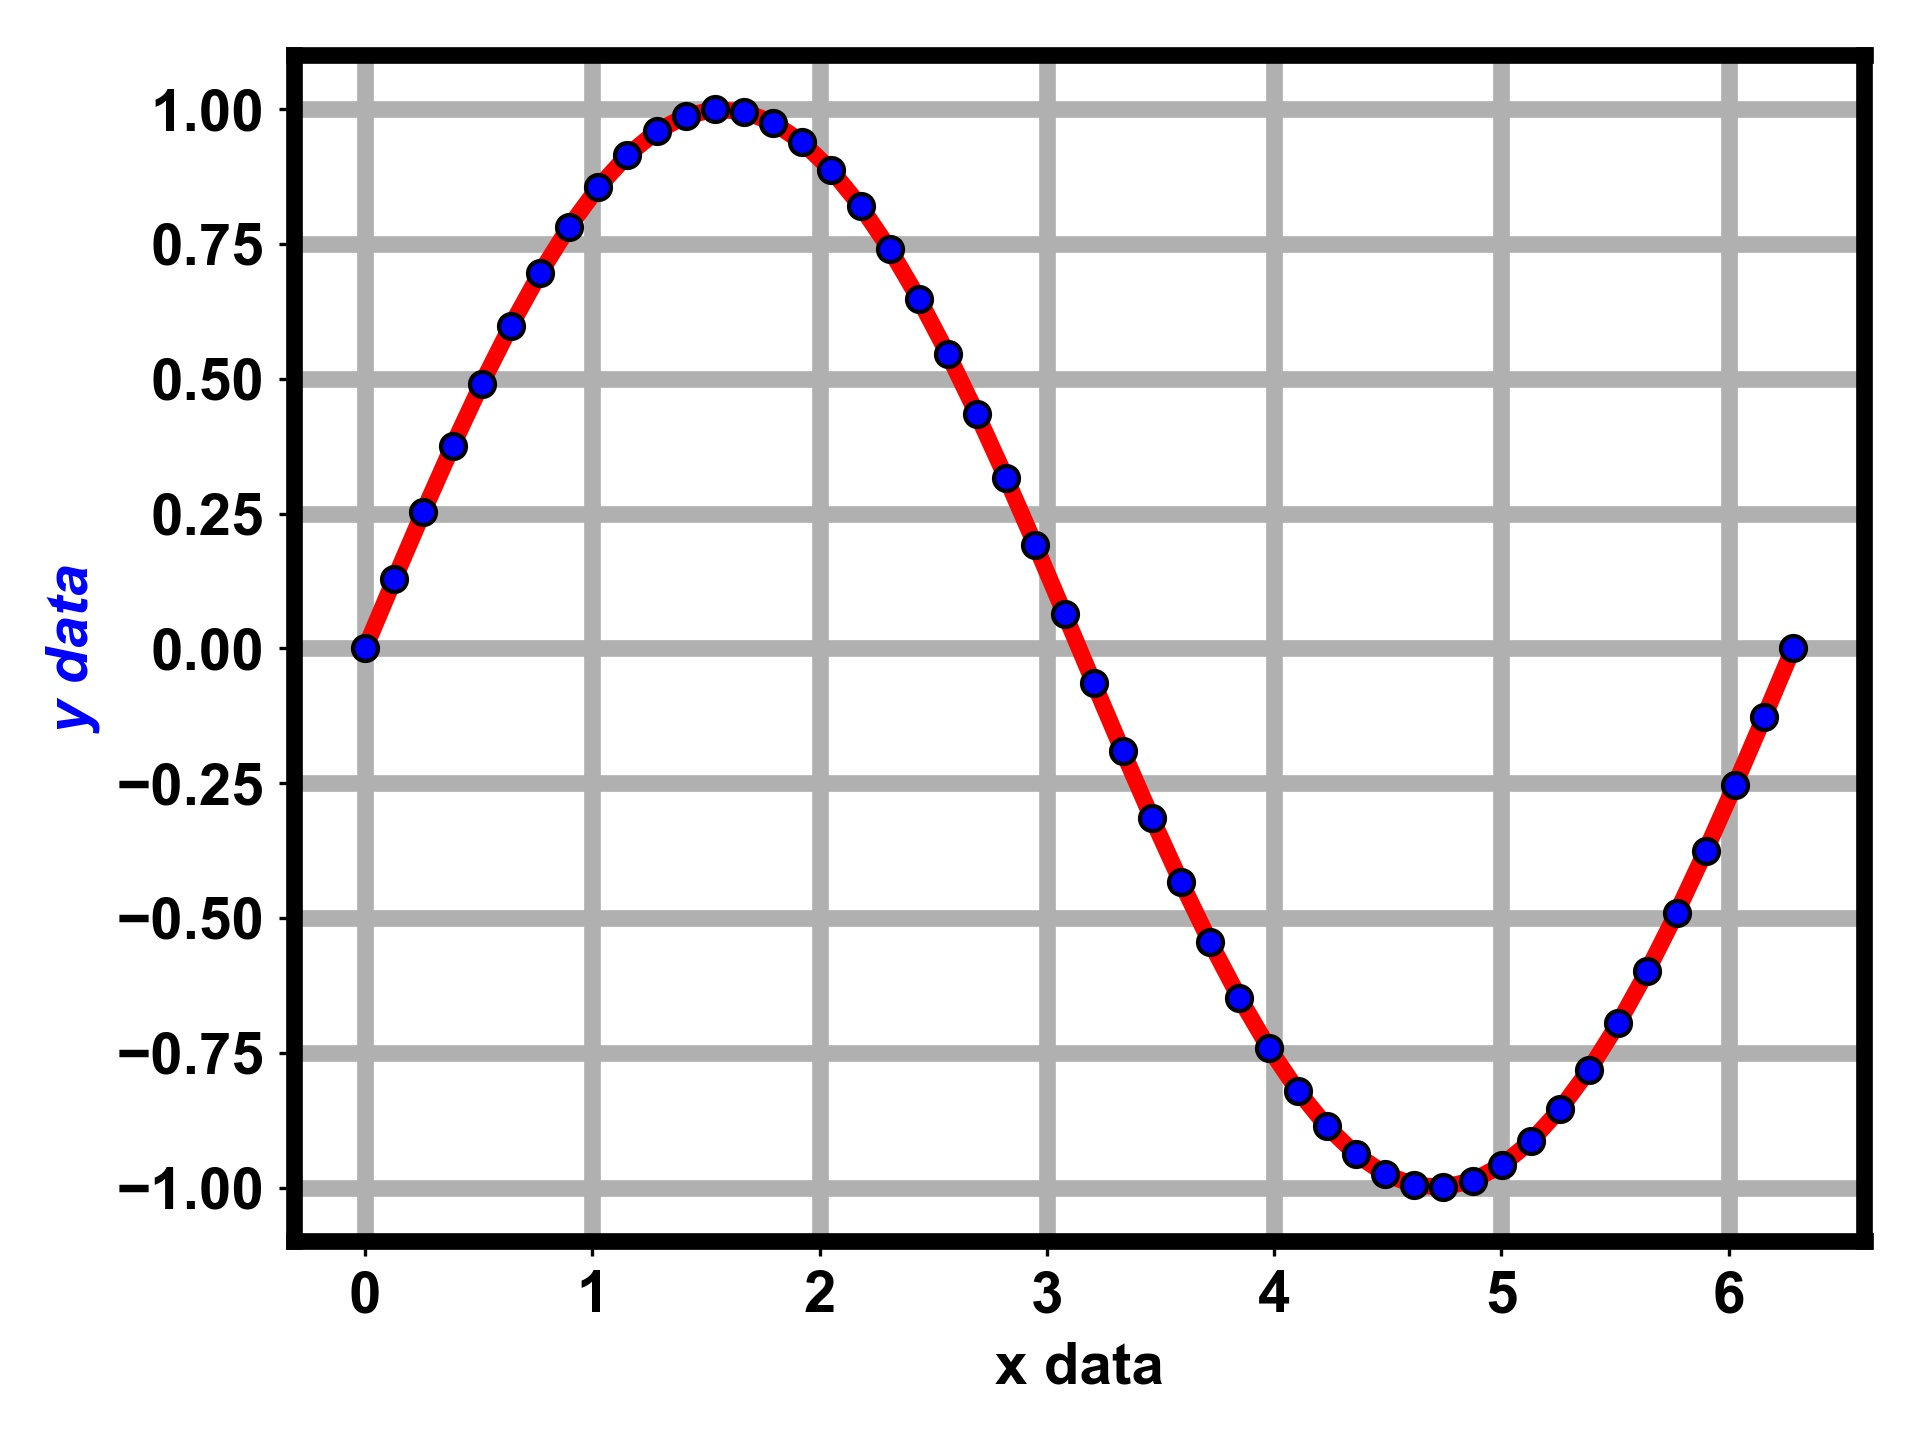

Here is the Python script that generated this plot:
# _*_ coding: utf-8 _*_

import numpy as np
import matplotlib.pyplot as plt

x=np.linspace(0,2*np.pi)
plt.plot(x,np.sin(x),lw=2,color='r',marker='o',mec='k',mfc='blue')

plt.xlabel('x data',fontsize=12,fontweight='bold')
plt.ylabel('y data',fontsize=12,fontstyle='italic',color='b')

# set all font properties
# set_fontsize 设定横坐标刻度的字体大小
fig=plt.gcf()
for o in fig.findobj(lambda x:hasattr(x,'set_fontname') or hasattr(x,'set_fontweight') or (hasattr(x,'set_fontsize'))):
    o.set_fontname('Arial')
    o.set_fontweight('bold')
    o.set_fontsize(14)

# make anything you can set linewidth to be lw=2
def myfunc(x):
    return hasattr(x,'set_linewidth')

#set_linewidth设定图片上所有线的粗细
for o in fig.findobj(myfunc):
    o.set_linewidth(4)

plt.tight_layout()
plt.grid(True)
plt.savefig('47.jpg',dpi=300)
plt.show()
print('plot down')
